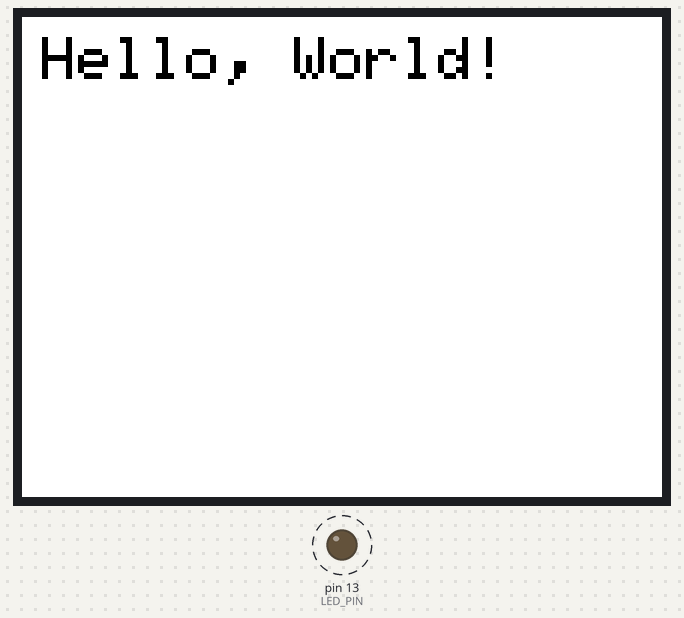
This program was run on a simulated Arduino Nano, built with avr-gcc and run on an emulated ATmega328P. Shown: 320×240 colour display, output pins drawn as LEDs (lit = HIGH). Dashed ring = blinking. What the program prints to the serial monitor is not drawn.

Above: at 90.2 s.
Timing chart, 0 to 130.0 s (numbered marks = the images above):
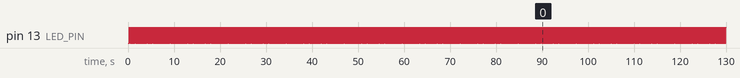

The program:

main.cpp
```cpp
#include <Arduino.h>

#include <SPI.h>
#include <Adafruit_GFX.h>
#include <Adafruit_ST7789.h>

// SCL must be pin 13 on the ATmega328P
// SDA must be pin 11 on the ATmega328P
#define TFT_RST 4
#define TFT_DC 5
#define TFT_CS 6
#define LED_PIN 13

#define TFT_WIDTH 240
#define TFT_HEIGHT 320

Adafruit_ST7789 tft = Adafruit_ST7789(TFT_CS, TFT_DC, TFT_RST);

void setup() {
  Serial.begin(9600);
  pinMode(LED_PIN, OUTPUT);
  Serial.println("Hello, World!");

  tft.init(TFT_WIDTH, TFT_HEIGHT);
  tft.setRotation(3);
  tft.fillScreen(ST77XX_WHITE);

  tft.setTextSize(3);
  tft.setTextColor(ST77XX_BLACK);
  tft.setCursor(10, 10);
  tft.println("Hello, World!");
}

void loop() {
  digitalWrite(LED_PIN, HIGH);   // Turn the LED on
  delay(100);                    // Wait for a second
  digitalWrite(LED_PIN, LOW);    // Turn the LED off
  delay(100);                    // Wait for a second
  Serial.println("Blinking LED");
}
```

Measured:
- by itself, pin 13 (LED_PIN): alternates HIGH for 0.10 s and LOW for 0.10 s
